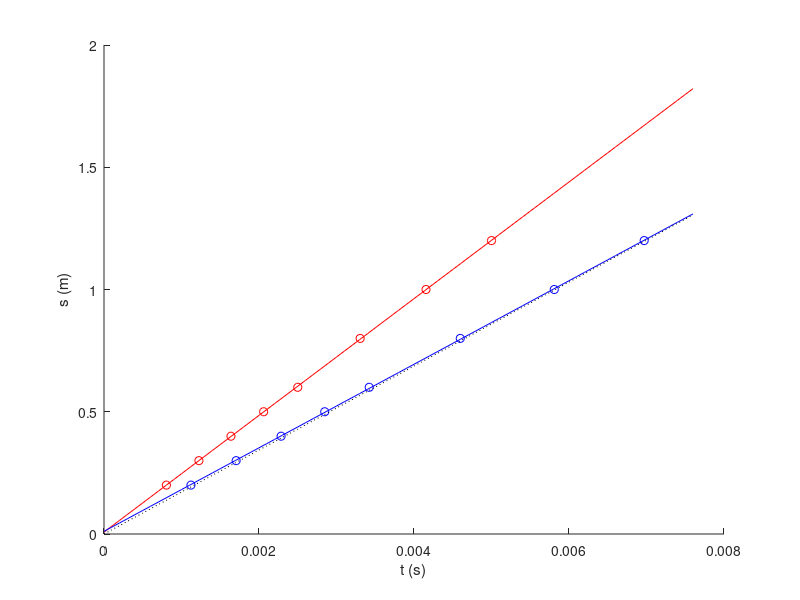

MATLAB code to generate this figure:
se = [.2 .3 .4 .5 .6 .8 1 1.2];

%Con pulseIn (ERRONEO)
t1 = [805 1225 1638 2060 2500 3305 4155 5000] * 1e-6;

t2 = [1122 1705 2285 2848 3422 4597 5810 6970] *1e-6

p1 = polyfit(t1, se, 1)
p2 = polyfit(t2, se, 1)

x = 0:1e-4:max(t2)*1.1;

% Velocidad del sonido
temp = 20
vs = 331.3 + 0.606 * temp

hold on;
%axis([0 max6e-3 0 2]);
plot(t1, se, 'or');
plot(t2, se, 'ob');
plot(x, p1(1)*x + p1(2), 'r');
plot(x, p2(1)*x + p2(2), 'b');
plot(x, x/2*vs, 'k:');
xlabel ("t (s)");
ylabel("s (m)");
print -dpdf "-S400,300" sonar.pdf;
